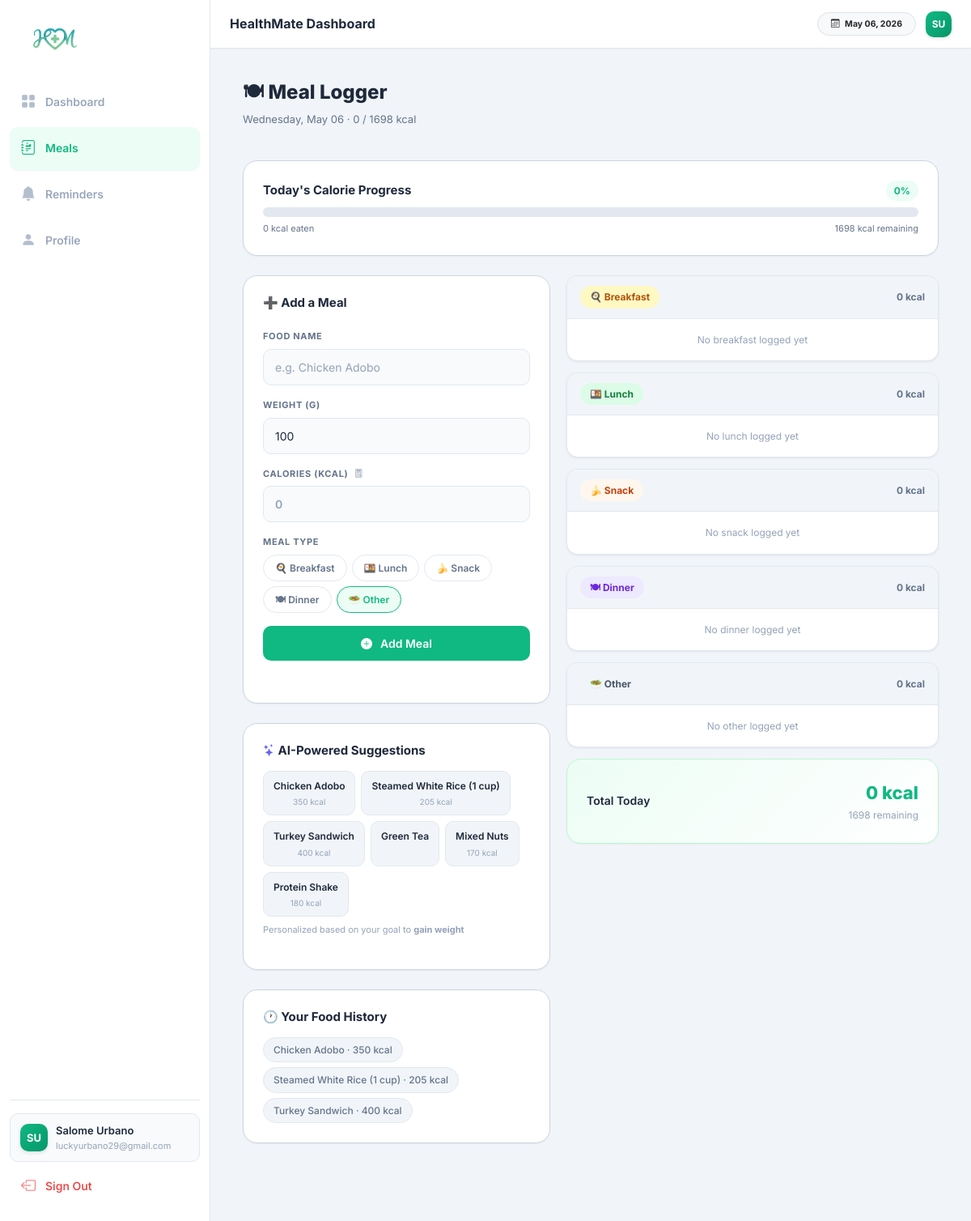
The app's page /meals (signed in) with its own data.
### app.py (models this page shows, shortened)
class Profile(db.Model):
    __tablename__ = 'profiles'
    id             = db.Column(db.Integer, primary_key=True)
    user_id        = db.Column(db.Integer, db.ForeignKey('users.id'), nullable=False)
    full_name      = db.Column(db.String(120), default='')
    age            = db.Column(db.Integer,     default=0)
    gender         = db.Column(db.String(10),  default='')
    height         = db.Column(db.Float,       default=0.0)
    weight         = db.Column(db.Float,       default=0.0)
    activity_level = db.Column(db.String(30),  default='moderate')
    goal           = db.Column(db.String(30),  default='maintain')
    bmi            = db.Column(db.Float,       default=0.0)
    bmr            = db.Column(db.Float,       default=0.0)
    tdee           = db.Column(db.Float,       default=0.0)
    calorie_target = db.Column(db.Integer,     default=2000)
    updated_at     = db.Column(db.DateTime,    default=datetime.datetime.utcnow,
                            onupdate=datetime.datetime.utcnow)

class User(db.Model):
    __tablename__ = 'users'
    id            = db.Column(db.Integer, primary_key=True)
    username      = db.Column(db.String(80),  unique=True, nullable=False)
    email         = db.Column(db.String(120), unique=True, nullable=False)
    password_hash = db.Column(db.String(255), nullable=False)
    firebase_uid  = db.Column(db.String(128), unique=True, nullable=True)
    role          = db.Column(db.String(20),  default='user') # user, coach
    is_active     = db.Column(db.Boolean,     default=True)
    created_at    = db.Column(db.DateTime, default=datetime.datetime.utcnow)
    coach_id      = db.Column(db.Integer, db.ForeignKey('admins.id'), nullable=True)
    profile      = db.relationship('Profile',     backref='user', uselist=False, cascade='all, delete-orphan')
    meals        = db.relationship('Meal',        backref='user', lazy=True,     cascade='all, delete-orphan')
    food_history = db.relationship('FoodHistory', backref='user', lazy=True,     cascade='all, delete-orphan')
    reminders    = db.relationship('Reminder',    backref='user', lazy=True,     cascade='all, delete-orphan')
    @property
    def display_name(self):
        return (self.profile.full_name if self.profile and self.profile.full_name
                else self.username)
    @property
    def initials(self):
        parts = self.display_name.split()
        return ''.join(p[0].upper() for p in parts[:2])

class FoodHistory(db.Model):
    __tablename__ = 'food_history'
    id         = db.Column(db.Integer,     primary_key=True)
    user_id    = db.Column(db.Integer,     db.ForeignKey('users.id'), nullable=False)
    food_name  = db.Column(db.String(120), nullable=False)
    calories   = db.Column(db.Float,       nullable=False)
    frequency  = db.Column(db.Integer,     default=1)
    last_eaten = db.Column(db.DateTime,    default=datetime.datetime.utcnow, index=True) # Added index for recency
    __table_args__ = (db.UniqueConstraint('user_id', 'food_name', name='uq_user_food_history'),) # Renamed for clarity

### app.py (the view)
@app.route('/meals')
@login_required
def meals():
    user  = current_user()
    prof  = user.profile
    today = datetime.date.today()
    today_meals = (Meal.query.filter_by(user_id=user.id, meal_date=today)
                .order_by(Meal.logged_at.asc()).all())
    groups = {'breakfast':[], 'lunch':[], 'snack':[], 'dinner':[], 'other':[]}
    for m in today_meals:
        groups[m.meal_type if m.meal_type in groups else 'other'].append(m)
    consumed   = int(sum(m.calories for m in today_meals))
    cal_target = prof.calorie_target if prof else 2000
    remaining  = max(0, cal_target - consumed)
    cal_pct    = min(100, round(consumed / cal_target * 100)) if cal_target else 0
    suggestions = get_suggestions(user.id)
    history     = (FoodHistory.query.filter_by(user_id=user.id)
                .order_by(FoodHistory.frequency.desc()).all())
    return render_template('meals.html',
        user=user, profile=prof,
        groups=groups, today_meals=today_meals,
        calories_consumed=consumed, calories_remaining=remaining,
        cal_pct=cal_pct, cal_target=cal_target,
        suggestions=suggestions,
        history=[{'id': h.id, 'name': h.food_name, 'calories': h.calories, 'source': 'history'} for h in history],
        current_meal_type=get_meal_type_now(),
        today=today.strftime('%A, %B %d'),
    )

### app.py (called while the page is built)
def get_greeting():
    h = datetime.datetime.now().hour
    if  5 <= h < 12: return 'Good morning'
    if 12 <= h < 17: return 'Good afternoon'
    return 'Good evening'

def get_meal_type_now():
    h = datetime.datetime.now().hour
    if  5 <= h < 11: return 'breakfast'
    if 11 <= h < 15: return 'lunch'
    if 15 <= h < 18: return 'snack'
    if 18 <= h < 22: return 'dinner'
    return 'other'

@app.context_processor
def inject_globals():
    return {
        'now':      datetime.datetime.now(),
        'greeting': get_greeting(),
    }

def login_required(f):
    @wraps(f)
    def decorated(*args, **kwargs):
        if 'user_id' not in session:
            flash('Please log in to continue.', 'warning')
            return redirect(url_for('login'))
        return f(*args, **kwargs)
    return decorated

def current_user():
    if 'user_id' in session:
        u = db.session.get(User, session['user_id'])
        if u and not u.is_active:
            session.clear()
            return None
        return u
    return None

### templates/meals.html (shortened to what this page needs)
{% extends "base.html" %}
{% block content %}
<div class="page-header">
  <div>
    <h1 class="page-title">🍽 Meal Logger</h1>
    <p class="page-sub">{{ today }} · {{ calories_consumed | int }} / {{ cal_target | int }} kcal</p>
  </div>
</div>
<div class="hm-card mb-4">
  <div class="card-header-row mb-2">
    <span class="card-title">Today's Calorie Progress</span>
    <span class="pct-badge {% if cal_pct>=100 %}pct-over{% elif cal_pct>=80 %}pct-warn{% else %}pct-ok{% endif %}">
      {{ cal_pct }}%
    </span>
  </div>
  <div class="cal-track">
  </div>
  <div class="cal-track-meta">
    <span id="calEaten">{{ calories_consumed | int }} kcal eaten</span>
    <span id="calRemaining">{{ calories_remaining | int }} kcal remaining</span>
  </div>
</div>
<div class="meals-layout">
  <div class="meals-left">
    <div class="hm-card">
      <h6 class="card-title mb-4">➕ Add a Meal</h6>
      <div class="hm-field">
        <label class="hm-label">Food Name</label>
        <div class="autocomplete-wrap" style="position:relative;">
          <input type="text" id="foodName" class="hm-input" placeholder="e.g. Chicken Adobo"
                 autocomplete="off" oninput="searchFood(this.value)"/>
        </div>
      </div>
      <div class="hm-field">
        <label class="hm-label">Weight (g)</label>
        <input type="number" id="mealWeight" class="hm-input" placeholder="e.g. 100" min="1" value="100" oninput="calculateCalories()"/>
      </div>
      <div class="hm-field">
        <label class="hm-label">Calories (kcal) <i class="bi bi-calculator ms-1" style="opacity: 0.6;" title="System calculated"></i></label>
        <input type="number" id="mealCal" class="hm-input" placeholder="0" style="font-weight: 600;"/>
      </div>
      <div class="hm-field">
        <label class="hm-label">Meal Type</label>
        <div class="meal-type-grid" id="mealTypeGrid">
          {% for mt, icon in [('breakfast','🍳'),('lunch','🍱'),('snack','🍌'),('dinner','🍽'),('other','🥗')] %}
          <label class="mt-chip {% if mt == current_meal_type %}selected{% endif %}">
            <span>{{ icon }} {{ mt | title }}</span>
          </label>
          {% endfor %}
        </div>
      </div>
      <button class="btn-hm-primary w-100" onclick="addMeal()">
        <i class="bi bi-plus-circle-fill me-1"></i> Add Meal
      </button>
      <div id="addFeedback" class="mt-2" style="font-size:13px;min-height:20px;"></div>
    </div>
    <div class="hm-card mt-4">
      <h6 class="card-title mb-3"><i class="bi bi-stars" style="color:var(--purple);"></i> AI-Powered Suggestions</h6>
      <div class="suggestion-grid">
        {% for food_name, cals in suggestions %}
        <button class="suggestion-chip"
                onclick="fillFood('{{ food_name }}', {{ cals | int }})">
          <span class="sc-name">{{ food_name }}</span>
          {% if cals > 0 %}<span class="sc-cal">{{ cals | int }} kcal</span>{% endif %}
        </button>
        {% endfor %}
      </div>
      <p class="suggestion-hint">Personalized based on your goal to <strong>{{ profile.goal }} weight</strong></p>
    </div>
    {% if history %}
    <div class="hm-card mt-4">
      <h6 class="card-title mb-3">🕐 Your Food History</h6>
      <div class="history-list">
        {% for item in history[:12] %}
        <div class="history-item" id="hist-{{ item.id }}">
          <button class="history-chip" onclick="fillFood('{{ item.name }}', {{ item.calories | int }})">
            {{ item.name }}{% if item.calories > 0 %} · {{ item.calories | int }} kcal{% endif %}
          </button>
        </div>
        {% endfor %}
      </div>
    </div>
    {% endif %}
  </div>
  <div class="meals-right">
    {% set type_meta = {
      'breakfast': ('🍳', 'Breakfast', '#FEF9C3', '#B45309'),
      'lunch':     ('🍱', 'Lunch',     '#DCFCE7', '#15803D'),
      'snack':     ('🍌', 'Snack',     '#FFF7ED', '#C2410C'),
      'dinner':    ('🍽', 'Dinner',    '#EDE9FE', '#6D28D9'),
      'other':     ('🥗', 'Other',     '#F1F5F9', '#475569'),
    } %}
    {% for mtype, meals_in_group in groups.items() %}
    {% set icon, label, bg, color = type_meta[mtype] %}
    <div class="meal-group" id="group-{{ mtype }}">
      <div class="mg-header">
        <div class="mg-badge" style="background:{{ bg }};color:{{ color }};">
          {{ icon }} {{ label }}
        </div>
        <span class="mg-total" id="group-total-{{ mtype }}">
          {{ meals_in_group | sum(attribute='calories') | int }} kcal
        </span>
      </div>
      <div class="mg-items" id="items-{{ mtype }}">
        {% if meals_in_group %}
          {% for meal in meals_in_group %}
          <div class="mg-item" id="meal-{{ meal.id }}">
            <div class="mgi-info">
              <span class="mgi-name">{{ meal.food_name }}</span>
              <span class="mgi-time">{{ meal.logged_at.strftime('%I:%M %p') }}</span>
            </div>
            <div class="mgi-right">
              <span class="mgi-cal">+{{ meal.calories | int }} kcal</span>
              <button class="mgi-delete" onclick="deleteMeal({{ meal.id }}, '{{ mtype }}')"
                      title="Remove meal">
                <i class="bi bi-x-circle"></i>
              </button>
            </div>
          </div>
          {% endfor %}
        {% else %}
          <div class="mg-empty" id="empty-{{ mtype }}">
            No {{ label | lower }} logged yet
          </div>
        {% endif %}
      </div>
    </div>
    {% endfor %}
    <div class="hm-card meals-total-card">
      <div class="d-flex justify-content-between align-items-center">
        <span class="fw-600">Total Today</span>
        <div class="text-end">
          <div class="total-cal" id="grandTotal">{{ calories_consumed | int }} kcal</div>
          <div class="total-sub" id="grandRemaining">{{ calories_remaining }} remaining</div>
        </div>
      </div>
    </div>
  </div>
</div>
{% endblock %}

### templates/base.html (shortened to what this page needs)
<!DOCTYPE html>
<html lang="en">
<head>
  <link href="https://cdn.jsdelivr.net/npm/bootstrap@5.3.2/dist/css/bootstrap.min.css" rel="stylesheet"/>
  <link href="https://cdn.jsdelivr.net/npm/bootstrap-icons@1.11.3/font/bootstrap-icons.min.css" rel="stylesheet"/>
  <link rel="stylesheet" href="{{ url_for('static', filename='css/main.css') }}"/>
</head>
<body>
<div class="hm-app">
  <aside class="hm-sidebar d-none d-lg-flex">
    <div class="sidebar-top">
      <a href="{{ url_for('dashboard') }}" class="sidebar-logo">
        <img src="{{ url_for('static', filename='images/logo.png') }}" alt="HealthMate" class="logo-img"/>
      </a>
      <nav class="sidebar-nav">
        {% if session.admin_id %}
          <a href="{{ url_for('admin_dashboard') }}"
             class="snav-link {% if 'admin_dashboard' in request.endpoint %}active{% endif %}">
            <i class="bi bi-speedometer2"></i><span>Admin Panel</span>
          </a>
          <a href="{{ url_for('admin_users') }}"
             class="snav-link {% if 'admin_users' in request.endpoint or 'admin_edit_user' in request.endpoint %}active{% endif %}">
            <i class="bi bi-people-fill"></i><span>Users</span>
          </a>
          <a href="{{ url_for('admin_foods') }}"
             class="snav-link {% if 'admin_foods' in request.endpoint or 'admin_edit_food' in request.endpoint %}active{% endif %}">
            <i class="bi bi-egg-fried"></i><span>Global Foods</span>
          </a>
          <a href="{{ url_for('admin_logs') }}"
             class="snav-link {% if 'admin_logs' in request.endpoint %}active{% endif %}">
            <i class="bi bi-terminal"></i><span>Audit Logs</span>
          </a>
        {% else %}
          <a href="{{ url_for('dashboard') }}"
             class="snav-link {% if request.endpoint == 'dashboard' %}active{% endif %}">
            <i class="bi bi-grid-fill"></i><span>Dashboard</span>
          </a>
          <a href="{{ url_for('meals') }}"
             class="snav-link {% if request.endpoint == 'meals' %}active{% endif %}">
            <i class="bi bi-journal-richtext"></i><span>Meals</span>
          </a>
          <a href="{{ url_for('reminders') }}"
             class="snav-link {% if request.endpoint == 'reminders' %}active{% endif %}">
            <i class="bi bi-bell-fill"></i><span>Reminders</span>
          </a>
          <a href="{{ url_for('profile') }}"
             class="snav-link {% if request.endpoint == 'profile' %}active{% endif %}">
            <i class="bi bi-person-fill"></i><span>Profile</span>
          </a>
        {% endif %}
      </nav>
    </div>
    <div class="sidebar-bottom">
      <div class="sidebar-user">
        <div class="su-avatar">{{ user.initials if user else '?' }}</div>
        <div class="su-info">
          <div class="su-name">{{ user.display_name if user else '' }}</div>
          <div class="su-email">{{ user.email if user else '' }}</div>
        </div>
      </div>
      <a href="{{ url_for('logout') }}" class="snav-link logout-link">
        <i class="bi bi-box-arrow-left"></i><span>Sign Out</span>
      </a>
    </div>
  </aside>
  <div class="hm-main-wrap">
    <nav class="hm-top-nav">
      <div class="top-nav-left">
        <div class="nav-title d-none d-md-block">
          {% if session.admin_id %}Admin Dashboard{% else %}HealthMate Dashboard{% endif %}
        </div>
      </div>
      <div class="top-nav-right">
        <div class="d-none d-sm-flex gap-2">
          <span class="badge bg-light text-dark border p-2 rounded-pill px-3">
            <i class="bi bi-calendar3 me-1"></i> {{ now.strftime('%B %d, %Y') }}
          </span>
        </div>
        <div class="su-avatar" style="width: 32px; height: 32px; font-size: 12px;">{{ user.initials if user else 'AD' }}</div>
      </div>
    </nav>
    <main class="hm-main">
      {% block content %}{% endblock %}
    </main>
  </div>
</div>
</body>
</html>

### records on screen
Profile: full_name "SU", full_name "Salome Urbano", calorie_target "1698", goal "gain"
User: email "luckyurbano29@gmail.com"
FoodHistory: food_name "Chicken Adobo", calories "350", name "Chicken Adobo"
FoodHistory: food_name "Steamed White Rice (1 cup)", calories "205", name "Steamed White Rice (1 cup)"
FoodHistory: food_name "Turkey Sandwich", calories "400", name "Turkey Sandwich"

### other values on screen
{{ today }} "Wednesday, May 06"
{{ calories_consumed | int }} "0"
{{ cal_pct }} "0"
{{ calories_remaining | int }} "1698"
{{ icon }} "🍳" "🍱" "🍌" "🍽" "🥗"
{{ mt | title }} "Breakfast" "Lunch" "Snack" "Dinner" "Other"
{{ food_name }} "Green Tea" "Mixed Nuts" "Protein Shake"
{{ cals | int }} "170" "180"
{{ label }} "Breakfast" "Lunch" "Snack" "Dinner" "Other"
{{ meals_in_group | sum(attribute='calories') | int }} "0" "0" "0" "0" "0"
{{ label | lower }} "breakfast" "lunch" "snack" "dinner" "other"
{{ calories_remaining }} "1698"
